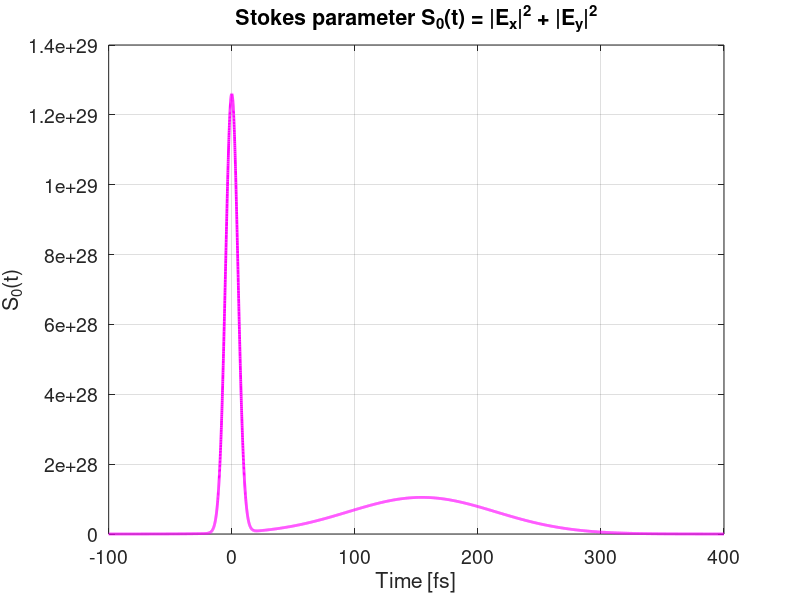
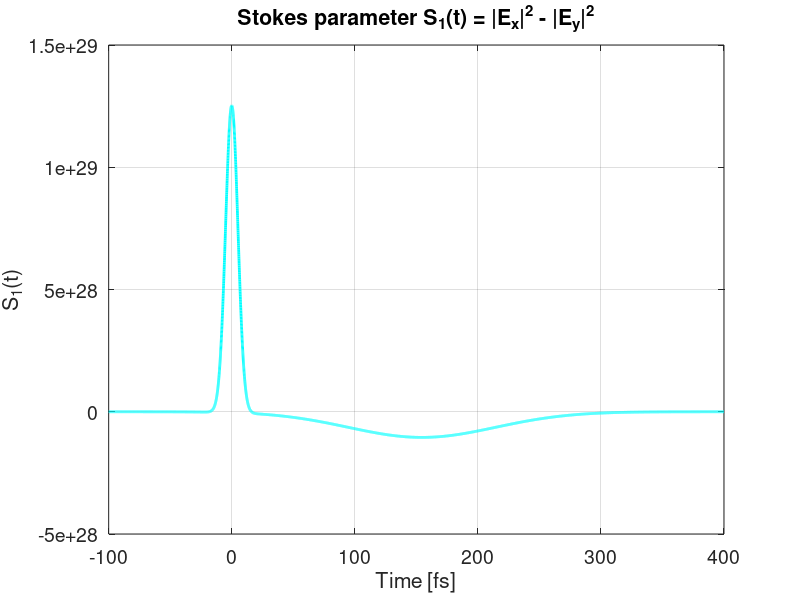
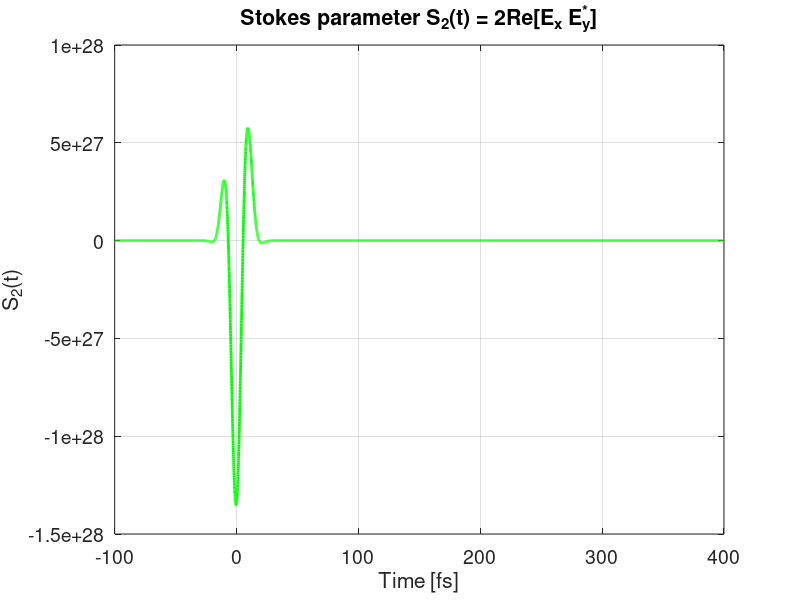
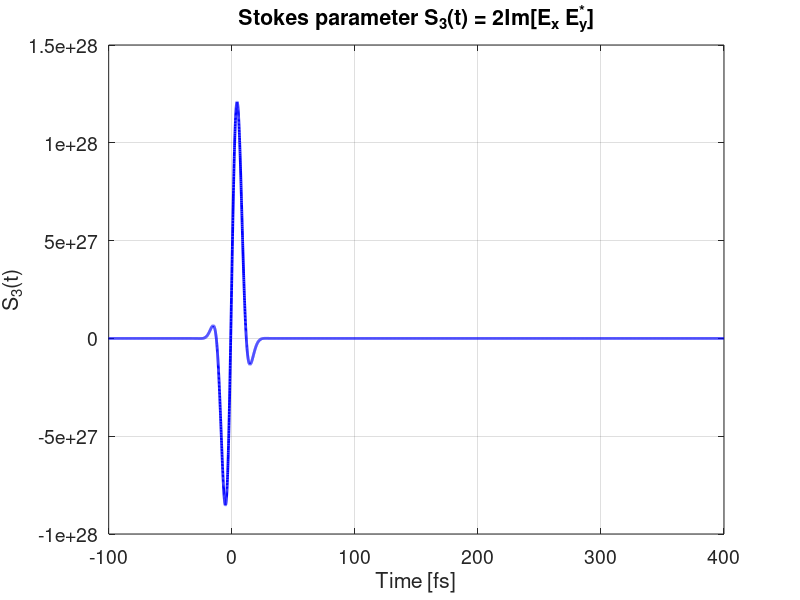

Here is the MATLAB script that generated these plots, in order:
%% 3 - Plot S_0(t) = |E_x|^2 + |E_y|^2 for given L
% 使用 L = 1.0e-5，对应前面图一中输入 E_x 和图二中输出 E_y
% Constants
c = 3e8;              % Speed of light [m/s]
n = 1.453;            % Refractive index for fused silica
v_phi = c / n;        % Phase velocity [m/s]
omega_0 = 2.36e15;    % Central angular frequency [rad/s]
lambda = 0.8e-6;      % Wavelength [m]
L = 3.0e-5;           % Propagation distance [m]
t0 = 1e-14;           % Pulse width [s]
k = omega_0 / v_phi;  % Wavevector [rad/m]
k1 = 5.15e-9;         % Group delay [s/m]
k2 = 1.99e-23;        % Dispersion
Omega = 2e14;         % Spectral width [rad/s]
E0tilde = 1;
A0 = E0tilde * Omega * sqrt(pi); 

% 时间轴：我们统一选最长时间范围以便兼容
t3 = linspace(-1e-13, 4e-13, 10000);

% 补齐 E_x(t): 使用与图1一致的表达式
E_x = A0 * exp(-t3.^2 / t0^2) .* exp(-1i * omega_0 * t3);

% E_y(t) for L = 1.0e-5（与图2保持一致）
A = 1/Omega^2 - 1i * k2 * L / 2;
B = k1 * L - t3;
E_y = E0tilde .* exp(1i * k * L) .* exp(-1i * omega_0 * t3) .* sqrt(pi ./ A) .* exp(-B.^2 ./ (4 * A));


% 计算 S0(t)
S0 = abs(E_x).^2 + abs(E_y).^2;

% 归一化
%S0_norm = S0 / max(S0);

% 绘图
figure(4);
set(gcf, 'Position', [100, 100, 1200, 400]);  % 1:3 横向图像比例
%plot(t3 * 1e15, S0_norm, 'm', 'LineWidth', 2);
plot(t3 * 1e15, S0, 'm', 'LineWidth', 2);
xlabel('Time [fs]', 'FontSize', 16);
ylabel('S_0(t)', 'FontSize', 16);
title('Stokes parameter S_0(t) = |E_x|^2 + |E_y|^2', 'FontSize', 18);
grid on;
set(gca, 'FontSize', 14);

% 保存图像
exportgraphics(gcf, 'S0_L_30um.png', 'Resolution', 300);


%% 5 Stokes 参数 S_1(t) = |E_x|^2 - |E_y|^2 --------

% 计算 S1(t)
S1 = abs(E_x).^2 - abs(E_y).^2;

% 归一化到最大绝对值（保持正负对称）
%S1_norm = S1 / max(abs(S1));

% 绘图
figure(5);
set(gcf, 'Position', [100, 100, 1200, 400]);  % 横向图像比例 1:3
plot(t3 * 1e15, S1, 'c', 'LineWidth', 2);
%plot(t3 * 1e15, S1_norm, 'c', 'LineWidth', 2);
xlabel('Time [fs]', 'FontSize', 16);
ylabel('S_1(t)', 'FontSize', 16);
title('Stokes parameter S_1(t) = |E_x|^2 - |E_y|^2', 'FontSize', 18);
grid on;
set(gca, 'FontSize', 14);

% 保存图像
exportgraphics(gcf, 'S1_L_30um.png', 'Resolution', 300);

%% 6  Stokes 参数 S_2(t) = 2 * Re(E_x * conj(E_y)) --------
%S2 = real(conj(E_x) .* E_y) + real(conj(E_y) .* E_x);
S2 = 2 * real(E_x .* conj(E_y));
S2_norm = S2 / max(abs(S2));

figure(6);
set(gcf, 'Position', [100, 100, 1200, 400]);
%plot(t3 * 1e15, S2_norm, 'g', 'LineWidth', 2);
plot(t3 * 1e15, S2, 'g', 'LineWidth', 2);
xlabel('Time [fs]', 'FontSize', 16);
ylabel('S_2(t)', 'FontSize', 16);
title('Stokes parameter S_2(t) = 2Re[E_x E_y^*]', 'FontSize', 18);
grid on;
set(gca, 'FontSize', 14);
exportgraphics(gcf, 'S2_L_30um.png', 'Resolution', 300);

%% 7 Stokes 参数 S_3(t) = 2 * Im(E_x * conj(E_y)) --------

S3 = 2 * imag(E_x .* conj(E_y));
S3_norm = S3 / max(abs(S3));

figure(7);
set(gcf, 'Position', [100, 100, 1200, 400]);
%plot(t3 * 1e15, S3_norm, 'b', 'LineWidth', 2);
plot(t3 * 1e15, S3, 'b', 'LineWidth', 2);
xlabel('Time [fs]', 'FontSize', 16);
ylabel('S_3(t)', 'FontSize', 16);
title('Stokes parameter S_3(t) = 2Im[E_x E_y^*]', 'FontSize', 18);
grid on;
set(gca, 'FontSize', 14);
exportgraphics(gcf, 'S3_L_30um.png', 'Resolution', 300);

%% 8 所有 Stokes 参数叠加绘图 --------

figure(8);
set(gcf, 'Position', [100, 100, 1200, 400]);
hold on;

% plot(t3 * 1e15, S0_norm, 'k', 'LineWidth', 2, 'DisplayName', 'S_0');
% plot(t3 * 1e15, S1_norm, 'r', 'LineWidth', 2, 'DisplayName', 'S_1');
% plot(t3 * 1e15, S2_norm, 'g', 'LineWidth', 2, 'DisplayName', 'S_2');
% plot(t3 * 1e15, S3_norm, 'b', 'LineWidth', 2, 'DisplayName', 'S_3');
plot(t3 * 1e15, S0, 'k', 'LineWidth', 2, 'DisplayName', 'S_0');
plot(t3 * 1e15, S1, 'r', 'LineWidth', 2, 'DisplayName', 'S_1');
plot(t3 * 1e15, S2, 'g', 'LineWidth', 2, 'DisplayName', 'S_2');
plot(t3 * 1e15, S3, 'b', 'LineWidth', 2, 'DisplayName', 'S_3');

xlabel('Time [fs]', 'FontSize', 16);
ylabel('Stokes Parameters', 'FontSize', 16);
title('Four Stokes Parameters', 'FontSize', 18);
legend('Location', 'best', 'FontSize', 14);
grid on;
set(gca, 'FontSize', 14);
hold off;

% 保存图像
exportgraphics(gcf, 'Stokes_All_L_30um.png', 'Resolution', 300);
